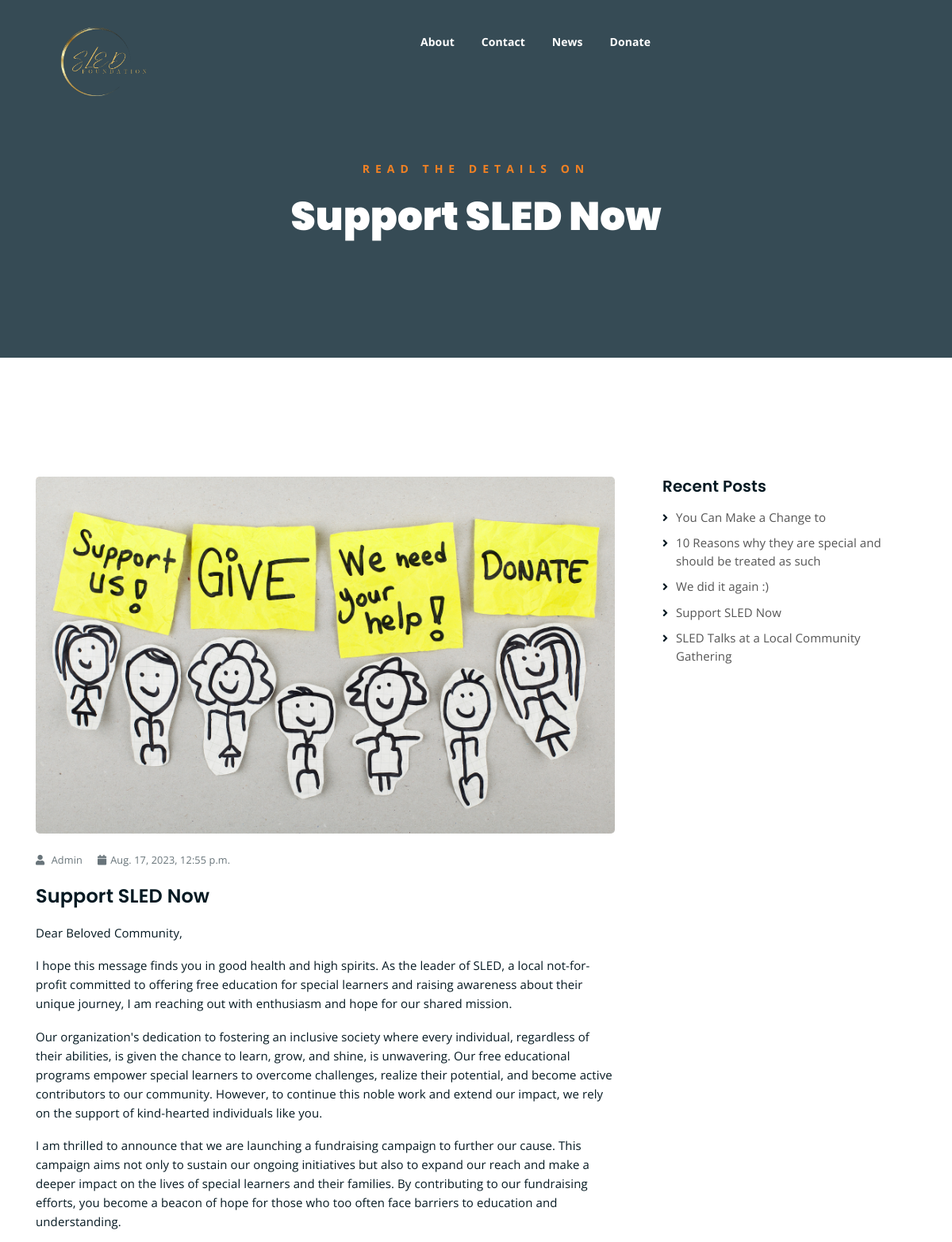
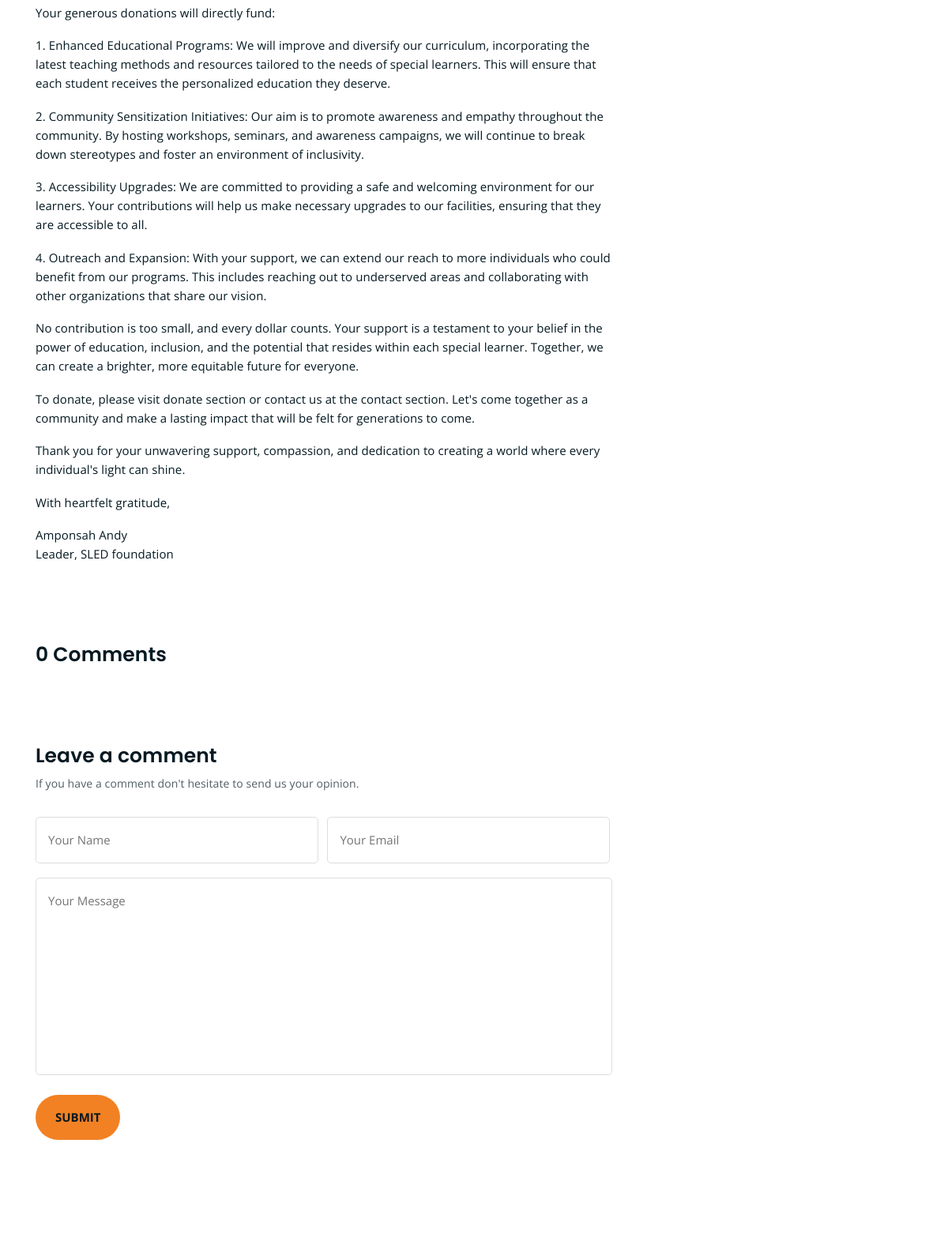
The page /blog/7 (upper part) on the database its author committed (2 pictures, top to bottom).
### blog/models.py (models this page shows, shortened)
class Blog(models.Model):
    title = models.CharField(max_length=255)
    content = models.TextField()
    image = image = models.ImageField(upload_to='media', blank=True)
    created_at = models.DateTimeField(auto_now=True)

### blog/views.py (the view)
# urls.py: path('blog/<int:blog_id>', BV.display_blog, name='display_blog'),
def display_blog(request, blog_id):
    blog = Blog.objects.get(pk=blog_id)
    rec_post = Blog.objects.all().order_by('-created_at')[:5]
    comments = blog.comment_set.all()
    return render(request, 'single-news.html', {'blog':blog, 'rc':rec_post, 'comments':comments})

### blog/templates/single-news.html (shortened to what this page needs)
{% extends 'base.html' %}
{% block main_content %}
	<div class="breadcrumb-section breadcrumb-bg">
		<div class="container">
			<div class="row">
				<div class="col-lg-8 offset-lg-2 text-center">
					<div class="breadcrumb-text">
						<p>Read the Details on</p>
						<h1>{{blog.title}}</h1>
					</div>
				</div>
			</div>
		</div>
	</div>
	<div class="mt-150 mb-150">
		<div class="container">
			<div class="row">
				<div class="col-lg-8">
					<div class="single-article-section">
						<div class="single-article-text">
							<div
							style="background-image: url({{blog.image.url}});
							  height: 450px;
							  background-size: cover;
								background-position: center;
								border-radius: 5px;
								margin-bottom: 20px;
															"
							></div>
							<p class="blog-meta">
								<span class="author"><i class="fas fa-user"></i> Admin</span>
								<span class="date"><i class="fas fa-calendar"></i>{{blog.created_at}}</span>
							</p>
							<h2>{{blog.title}}</h2>
							<p style="font-size: medium;">{{blog.content|linebreaks}}</p>
						</div>
						<div class="comments-list-wrap">
							<h3 class="comment-count-title">{{comments.count}} Comments</h3>
						</div>
						<div   class="comment-template">
							<h4>Leave a comment</h4>
							<p>If you have a comment don't hesitate to send us your opinion.</p>
							<form id="sub_form">
								<p>
									<input type="text" id="c_name" required placeholder="Your Name">
									<input type="email" id="c_mail" required placeholder="Your Email">
								</p>
								<p><textarea required name="comment" maxlength="500" id="comment" cols="30" rows="10" placeholder="Your Message"></textarea></p>
								<p><input type="submit" value="Submit"></p>
							</form>
						</div>
					</div>
				</div>
				<div class="col-lg-4">
					<div class="sidebar-section">
						<div class="recent-posts">
							<h4>Recent Posts</h4>
							<ul>
								{% for post in rc %}
								<li><a href="{% url 'display_blog' post.id %}">{{post.title}}</a></li>
								{% endfor %}
							</ul>
						</div>
					</div>
				</div>
			</div>
		</div>
	</div>
	{% endblock main_content %}

### blog/static/assets/css/main.css (style rules this page uses)
html { font-size: 14px; font-weight: 400; line-height: 28px; height: 100%; }
body { font-family: "Open Sans", sans-serif; font-weight: 400; font-size: 1rem; letter-spacing: 0.1px; line-height: 1.8; color: #051922; overflow-x: hidden; }
a { cursor: pointer; text-decoration: none; -webkit-transition: all 0.2s ease-in-out; -o-transition: all 0.2s ease-in-out; transition: all 0.2s ease-in-out; }
h1, .h1, h2, .h2, h3, .h3, h4, .h4, h5, .h5, h6, .h6 { font-family: "Poppins", sans-serif; font-weight: 700; margin: 0 0 1.25rem 0; color: #051922; }
h1:last-child, .h1:last-child, h2:last-child, .h2:last-child, h3:last-child, .h3:last-child, h4:last-child, .h4:last-child, h5:last-child, .h5:last-child, h6:last-child, .h6:last-child { margin: 0; }
h1, .h1 { font-size: 4rem; font-weight: 700; line-height: 4rem; }
h2, .h2 { font-size: 3rem; font-weight: 700; line-height: 3.25rem; }
h3, .h3 { font-size: 2rem; font-weight: 700; line-height: 2.25rem; }
h4, .h4 { font-size: 1.5rem; font-weight: 700; line-height: 1.75rem; }
p { font-family: "Open Sans", sans-serif; font-weight: 400; font-size: 1rem; letter-spacing: 0.1px; line-height: 1.8; color: #051922; margin: 0 0 1.25rem 0; }
p:last-child { margin: 0; }
.mt-150 { margin-top: 150px; }
.mb-150 { margin-bottom: 150px; }
.breadcrumb-bg { background-image: url(../img/breadcrumb-bg.jpg); }
.breadcrumb-text p { color: #F28123; font-weight: 700; text-transform: uppercase; letter-spacing: 7px; }
.breadcrumb-text h1 { font-size: 50px; font-weight: 900; color: #fff; margin: 0; margin-top: 20px; }
.breadcrumb-section { padding: 150px 0; background-size: cover; background-position: center center; position: relative; z-index: 1; background-attachment: fixed; padding-top: 200px; }
.breadcrumb-section:after { position: absolute; left: 0; top: 0; width: 100%; height: 100%; content: ""; background-color: #07212e; z-index: -1; opacity: 0.8; }
input[type="submit"] { -webkit-transition: 0.3s; -o-transition: 0.3s; transition: 0.3s; border-radius: 50px !important; }
.recent-posts ul li { -webkit-transition: 0.3s; -o-transition: 0.3s; transition: 0.3s; }
.sidebar-section ul li a { -webkit-transition: 0.3s; -o-transition: 0.3s; transition: 0.3s; }
html, body { height: 100%; }
input[type="submit"] { background-color: #F28123; color: #051922; font-weight: 700; text-transform: uppercase; font-size: 15px; border: none !important; cursor: pointer; padding: 15px 25px; border-radius: 3px; }
p.blog-meta span { margin-right: 15px; opacity: 0.6; color: #051922; font-size: 0.85em; }
p.blog-meta span:last-child { margin-right: 0; }
p.blog-meta span i { margin-right: 5px; }
.single-article-text h2 { font-size: 24px; font-weight: 600; line-height: 1.4; margin-bottom: 10px; }
.single-article-text p { font-size: 15px; line-height: 1.6; color: #051922; }
.comments-list-wrap { margin: 100px 0; }
.comments-list-wrap h3 { font-size: 25px; font-weight: 600; margin-bottom: 50px; }
.comment-template h4 { font-size: 25px; font-weight: 600; margin-bottom: 50px; }
.comment-template h4 { margin-bottom: 10px; }
.comment-template > p { opacity: 0.7; margin-bottom: 30px; }
.comment-template form p input[type=text] { border: 1px solid #ddd; width: 49%; padding: 15px; border-radius: 5px; font-size: 15px; color: #051922; }
.comment-template form p input[type=email] { border: 1px solid #ddd; width: 49%; padding: 15px; border-radius: 5px; font-size: 15px; color: #051922; margin-left: 10px; }
.comment-template form p textarea { border: 1px solid #ddd; padding: 15px; font-size: 15px; color: #051922; border-radius: 5px; height: 250px; resize: none; width: 100%; }
.sidebar-section { margin-left: 30px; }
.sidebar-section h4 { font-size: 20px; font-weight: 600; margin-bottom: 15px; }
.sidebar-section ul { margin: 0; padding: 0; list-style: none; }
.sidebar-section ul li { line-height: 1.5; }
.sidebar-section ul li a { color: #555; font-size: 15px; }
.sidebar-section > div { margin-bottom: 60px; }
.sidebar-section > div:last-child { margin-bottom: 0; }
.recent-posts ul li, .archive-posts ul li { position: relative; padding-left: 17px; margin-bottom: 10px; }
.recent-posts ul li:before, .archive-posts ul li:before { position: absolute; left: 0; top: 2px; content: "\f105"; font-family: "Font Awesome 5 Free"; font-weight: 900; }

### blog/static/assets/css/responsive.css (style rules this page uses)
@media only screen and (min-width: 992px) and (max-width: 1200px) { .comment-template form p input[type=email] { margin-left: 8px; } }

### rows shown on the page
Blog: title "Support SLED Now", image (picture), created_at "Aug. 17, 2023, 12:55 p.m.", content "Dear Beloved Community, I hope this message finds you in good health and high spirits. As the leader of SLED, a local not-for-profit committed to offering free education for special learners and raising awareness about their unique journey, I am reaching out with enthusiasm and hope for our shared mission. Our organization's dedication to fostering an inclusive society where every individual, regardless of their abilities, is given the chance to learn, grow, and shine, is unwavering. Our free educational programs empower special learners to overcome challenges, realize their potential, and become active contributors to our community. However, to continue this noble work and extend our…", count "0"
Blog: title "You Can Make a Change to"
Blog: title "10 Reasons why they are special and should be treated as such"
Blog: title "We did it again :)"
Blog: title "SLED Talks at a Local Community Gathering"
